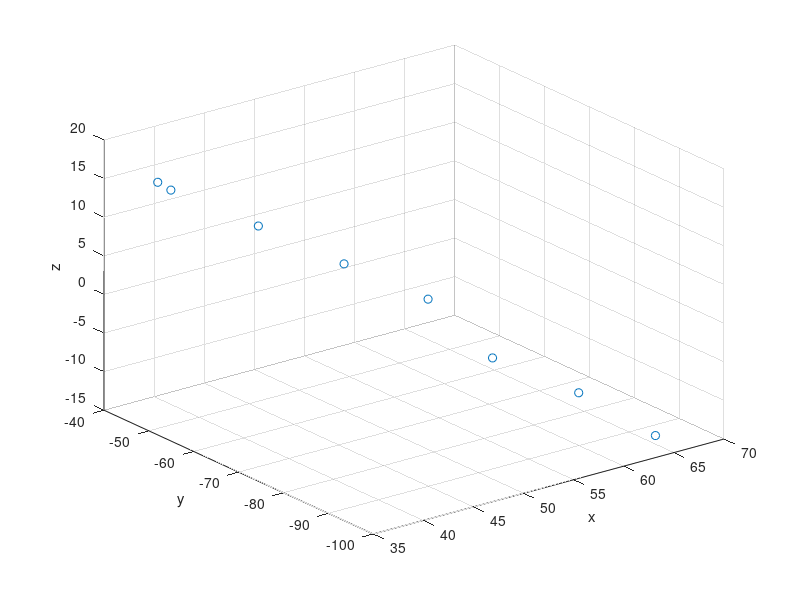

Write the MATLAB code that produced this figure. (Note: this script raises an error after producing the figure.)

PP=[36.0609  -49.6045   16.7145
   37.1406  -50.1238   15.4619
   42.9907  -56.5533   10.4725
   48.6689  -62.9674    5.2882
   53.3860  -71.1563    1.2469
   56.6470  -78.2393   -5.6173
   61.9193  -85.6682  -10.0006
   65.8621  -93.9632  -14.7098];
XX=PP(:,1);YY=PP(:,2);ZZ=PP(:,3);
figure(1);
scatter3(XX,YY,ZZ,'o');
xlabel('x');
ylabel('y');
zlabel('z');

%NormalizationVector
LAVec = NormalizationVec(PP(1,:) - PP(:,8));

SAXVec = NormalizationVec(DataSegSA(1,1).endo_cReal(:,1)'-LVUpperCenter);
    SAXVec_t = NormalizationVec(DataSegSA(1,1).endo_cReal(:,10)'-LVUpperCenter);
    LAVec_t = cross(SAXVec,SAXVec_t);
